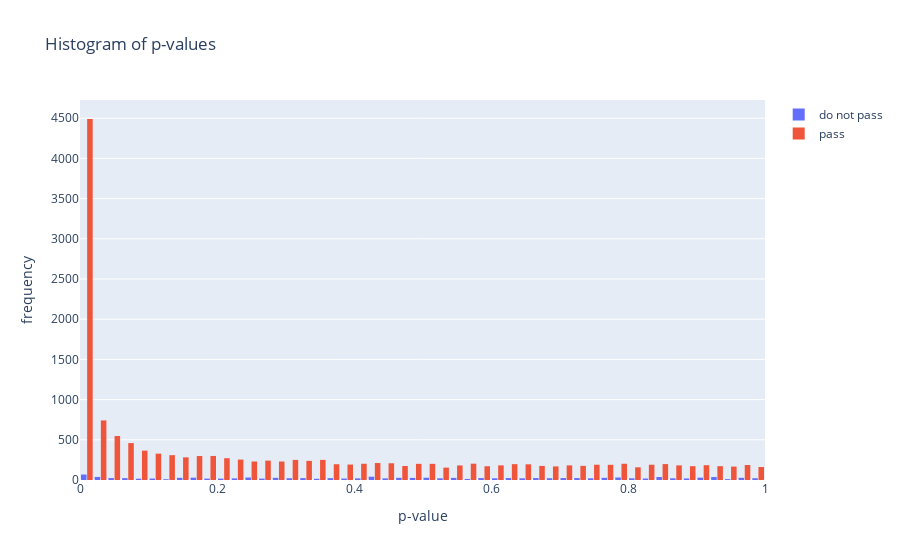

The notebook cell saved with this chart:
### Code cell
import plotly.graph_objects as go
import pandas as pd
import numpy as np
from statsmodels.stats import multitest

# Load the data
data = pd.read_csv('results/results_airway.tsv', sep='\t')

# Filter the data
filterThreshold = 10
use = data['baseMean'] > filterThreshold

# Get the p-values
pvalues = data['pvalue']

# Perform multiple testing correction
_, pvalues_corrected, _, _ = multitest.multipletests(pvalues, alpha=0.001, method='fdr_bh')

# Create the histogram trace for non-significant p-values
hist1 = go.Histogram(
    x=pvalues[~use],
    name='do not pass',
    xbins=dict(
        start=0,
        end=1,
        size=0.02
    ),
    
)

# Create the histogram trace for significant p-values
hist2 = go.Histogram(
    x=pvalues[use],
    name='pass',
    xbins=dict(
        start=0,
        end=1,
        size=0.02
    ),
    
)

# Combine the traces into a data list
data = [hist1, hist2]

# Define the layout
layout = go.Layout(
    title='Histogram of p-values',
    xaxis=dict(
        title='p-value',
        range=[0, 1]
    ),
    yaxis=dict(
        title='frequency'
    ),
    bargap=0.1,
    bargroupgap=0.1
)

# Create the figure
fig = go.Figure(data=data, layout=layout)

# Show the figure
fig.show()

### Figure 1 — Plotly figure (JSON) as saved in the notebook; plotly's stock layout.template omitted (floating-point values rounded to 4 significant figures; data arrays with more than 128 entries replaced by an {"elided": "..."} marker saying what was removed)
{"data": [{"name": "do not pass", "type": "histogram", "x": {"elided": "1210 float values"}, "xbins": {"end": 1, "size": 0.02, "start": 0}}, {"name": "pass", "type": "histogram", "x": {"elided": "16005 float values"}, "xbins": {"end": 1, "size": 0.02, "start": 0}}], "layout": {"bargap": 0.1, "bargroupgap": 0.1, "title": {"text": "Histogram of p-values"}, "xaxis": {"range": [0, 1], "title": {"text": "p-value"}}, "yaxis": {"title": {"text": "frequency"}}}}
